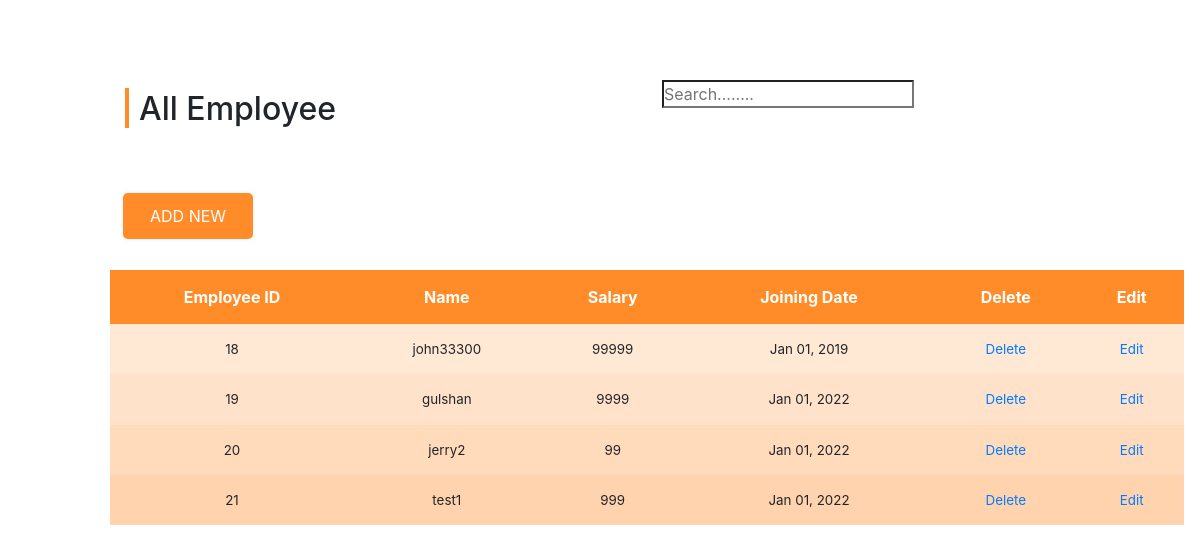
The app's page /employee/, older data.
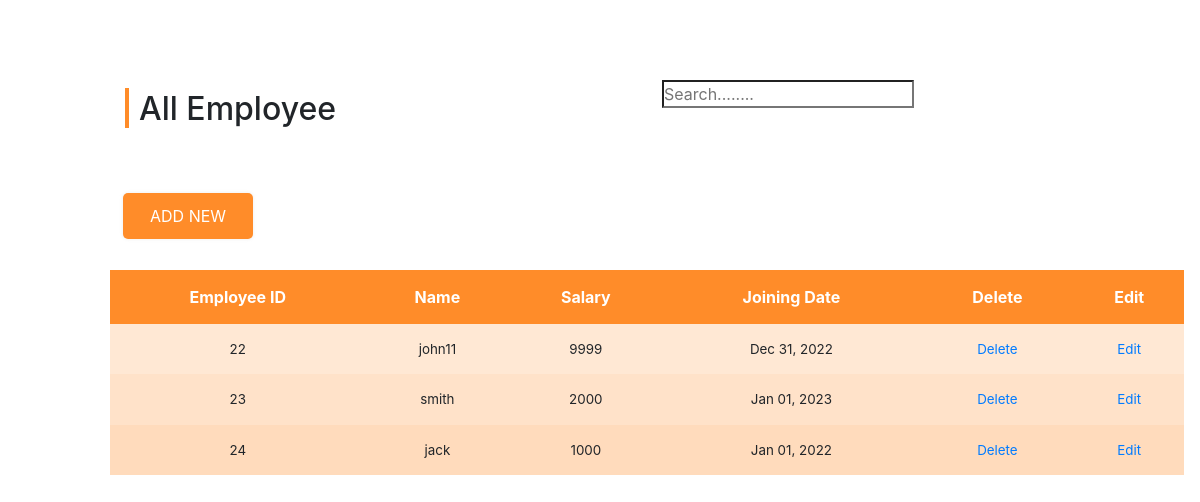
The same page, newer data.
### Employee/models.py (models this page shows, shortened)
class Employee(models.Model):
    name = models.CharField(max_length=100)
    salary = models.IntegerField()
    joining_date = models.DateField(auto_now_add=False, null=True, blank=True)

### Employee/views.py (the view)
# urls.py: path('', EmployeeListView.as_view(), name="employee_list"),
class EmployeeListView(View):
    def get(self, request, *args, **kwargs):
        employee_list = Employee.objects.all()
        context = {'employee_list' : employee_list}
        return render(request,'index.html', context)

### templates/index.html (shortened to what this page needs)
{% extends 'base.html' %}
{% block content %}
{% load static %}
        	<div class="vendor-movement-sec">
        		<div class="row vendor-main-r payout vendr-pay recent-order-sec">
        			<div class="col-md-6 col-12 col-lg-6">
        				<h2 class="mt-0">All Employee</h2>
        			</div>
                    <div class="col-md-6 col-12 col-lg-6">
                        <form action="{% url 'employee_search' %}" method="get">
                            <input type="search" name="search" id="search" placeholder="Search........" required>
                        </form>
        			</div>
        		</div>
                <div class="vendor-movement-tabs main-tabs">
                            <div class="row tabs-main-rw">
                                    <div class="col-12 col-md-12 col-lg-12 main-content vendor-tabs">
                                        <div class="sort-btns">
                                            <div class="btn">   <a href="{% url 'employee_create' %}" class="btn btn1 add-new"> ADD NEW</a></div>
                                        </div>
                                    <div class="vendor-tabs-contnt payout customers">
                                        <table class="w-100 mt-4 pt-5" id="myTable">
                                            <thead>
                                                <tr>
                                                    <th><p class="mb-0">Employee ID</p></th>
                                                    <th><p class="mb-0">Name</p></th>
                                                    <th><p class="mb-0">Salary</p></th>
                                                    <th><p class="mb-0">Joining Date</p></th>
                                                    <th><p class="mb-0">Delete</p></th>
                                                    <th><p class="mb-0">Edit</p></th>
                                                </tr>
                                            </thead>
                                            <tbody>
                                            {% for employee in employee_list %}
                                            <tr>
                                               <td><p>{{employee.id}}</p></td>
                                               <td><p>{{employee.name}}</p></td>
                                               <td><p>{{employee.salary}}</p></td>
                                               <td><p>{{employee.joining_date | date:"M d, Y" }}</p></td>
                                                <td><p><a href="{% url 'employee_delete' employee.id %}">Delete</a>
                                                <td><p><a href="{% url 'employee_update' employee.id %}">Edit</a>
                                            </tr>
                                            {% endfor %}
                                            </tbody>
                                        </table>
                                    </div>
                                </div>
                            </div>
                    	</div>
                    </div>
{% endblock %}

### templates/base.html (shortened to what this page needs)
{% load static %}
<!DOCTYPE html>
<html>
<head>
	<link rel="stylesheet" type="text/css" href="{% static 'css/style.css' %}">
	<link href="https://maxcdn.bootstrapcdn.com/bootstrap/4.0.0/css/bootstrap.min.css" rel="stylesheet" />
</head>
<body id="body-pd">
{% block content %}
{% endblock %}
</body>
</html>

### static/css/style.css (style rules this page uses)
:root { --header-height: 80px; --nav-width: 78px; --first-color: #FF8C29; --first-color-light: #FFFAF6; --white-color: #fff; --body-font: 'Poppins', sans-serif; --normal-font-size: 1rem; --z-fixed: 100; }
body { position: relative; margin: var(--header-height) 0 0 0; padding: 0 1rem; font-family: var(--body-font); font-size: var(--normal-font-size); transition: .5s; }
a { text-decoration: none; }
h2, .h2 { font-size: calc(20px + (25 - 20) * ((100vw - 320px) / (1600 - 320))); }
p { font-size: calc(12px + (14 - 12) * ((100vw - 320px) / (1600 - 320))); }
a.btn.btn1, a.btn.btn2 { padding: 10px 26px; margin-right: 10px; border-radius: 5px; box-shadow: 0 0 3px 1px #cccccc38; }
.btn1 { background: var(--first-color); color: var(--white-color); }
.add-new { margin-right: 0 !important; }
thead { background: #FFEFD6; }
table th, td { padding: 15px 10px; text-align: center; }
table thead p { font-size: 16px; }
thead { background: #ff8c29; color: #fff; }
tbody tr:nth-child(8n+1) { background: #ff8c2933 !important; }
tbody tr:nth-child(8n+2) { background: #ff8c2940 !important; }
tbody tr:nth-child(8n+3) { background: #ff8c294f !important; }
table { margin-bottom: 30px !important; }
.main-content { padding-top: 20px; }
.recent-order-sec h2 { position: relative; margin-top: 30px; }
.recent-order-sec h2::before { content: ""; background: #ff8c29; height: 40px; width: 4px; position: relative; left: 0; display: inline-block; top: 8px; margin-right: 10px; }
.vendor-movement-sec { margin-top: 50px; padding: 30px 0px 0 0; }
.main-content.vendor-tabs { box-shadow: none; padding: 0; width: 100%; }
.row.tabs-main-rw { width: 100%; margin: 0 auto; }
.row.vendor-main-r { max-width: none; width: 100%; margin: 0 auto; padding: 0 0px 20px 0px; border-bottom: 1px solid #e1e0e0; }
.row.vendor-main-r.payout { border: none; }
.sort-btns { display: flex; justify-content: space-between; align-items: center; padding-top: 30px }
table p { margin: 0; }
@media screen and (min-width: 768px) { body { margin: calc(var(--header-height) + 1rem) 0 0 0; padding-left: calc(var(--nav-width) + 2rem); } }

Row changes from the older to the newer data that the page shows:
removed Employee: id "18", name "john33300", salary "99999", joining_date "Jan 01, 2019"
removed Employee: id "19", name "gulshan", salary "9999", joining_date "Jan 01, 2022"
removed Employee: id "20", name "jerry2", salary "99", joining_date "Jan 01, 2022"
removed Employee: id "21", name "test1", salary "999", joining_date "Jan 01, 2022"
added Employee: id "22", name "john11", salary "9999", joining_date "Dec 31, 2022"
added Employee: id "23", name "smith", salary "2000", joining_date "Jan 01, 2023"
added Employee: id "24", name "jack", salary "1000", joining_date "Jan 01, 2022"
